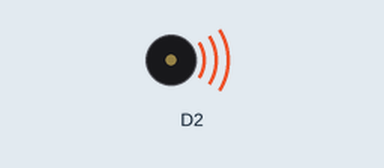
This sketch was run on a simulated ESP8266 (NodeMCU). On the bench: buzzer (waves = sounding).

Above: at 0.5 s.
Timing chart, 0 to 9.1 s (numbered marks = the images above):
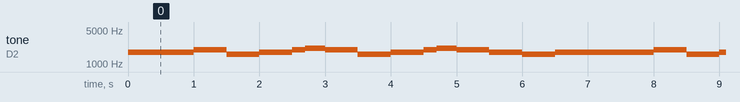

The sketch:

ODE_TO_JOY.ino
```cpp
#define NOTE_C6 1047
#define NOTE_D6 1157
#define NOTE_E6 1319
#define NOTE_F6 1397
#define NOTE_G6 1568
#define NOTE_A6 1760
#define NOTE_B6 1976
#define NOTE_C7 2093
void setup()
{
//nothing to set up
}
void loop(){

//tone(pin,frequency,duration)
tone(D2, NOTE_A6, 500);
delay(500);
tone(D2, NOTE_A6, 500);
delay(500);
tone(D2, NOTE_B6, 500);
delay(500);
tone(D2, NOTE_G6, 500);
delay(500);
tone(D2, NOTE_A6, 500);
delay(500);
tone(D2, NOTE_B6, 500);
delay(200);
tone(D2, NOTE_C7, 500);
delay(300);
tone(D2, NOTE_B6, 500);
delay(500);
tone(D2, NOTE_G6, 500);
delay(500);
tone(D2, NOTE_A6, 500);
delay(500);
tone(D2, NOTE_B6, 500);
delay(200);
tone(D2, NOTE_C7, 500);
delay(300);
tone(D2, NOTE_B6, 500);
delay(500);
tone(D2, NOTE_A6, 500);
delay(500);
tone(D2, NOTE_G6, 500);
delay(500);
tone(D2, NOTE_A6, 500);
delay(500);
}
```

Measured:
- by itself, tone on D2: repeats every 7.0 s: 1976 Hz 0.50 s, 1568 Hz 0.50 s, 1760 Hz 0.50 s, 1976 Hz 0.20 s, 2093 Hz 0.30 s, 1976 Hz 0.50 s, 1568 Hz 0.50 s, 1760 Hz 0.50 s, 1976 Hz 0.20 s, 2093 Hz 0.30 s, 1976 Hz 0.50 s, 1760 Hz 0.50 s, 1568 Hz 0.50 s, 1760 Hz 1.5 s
